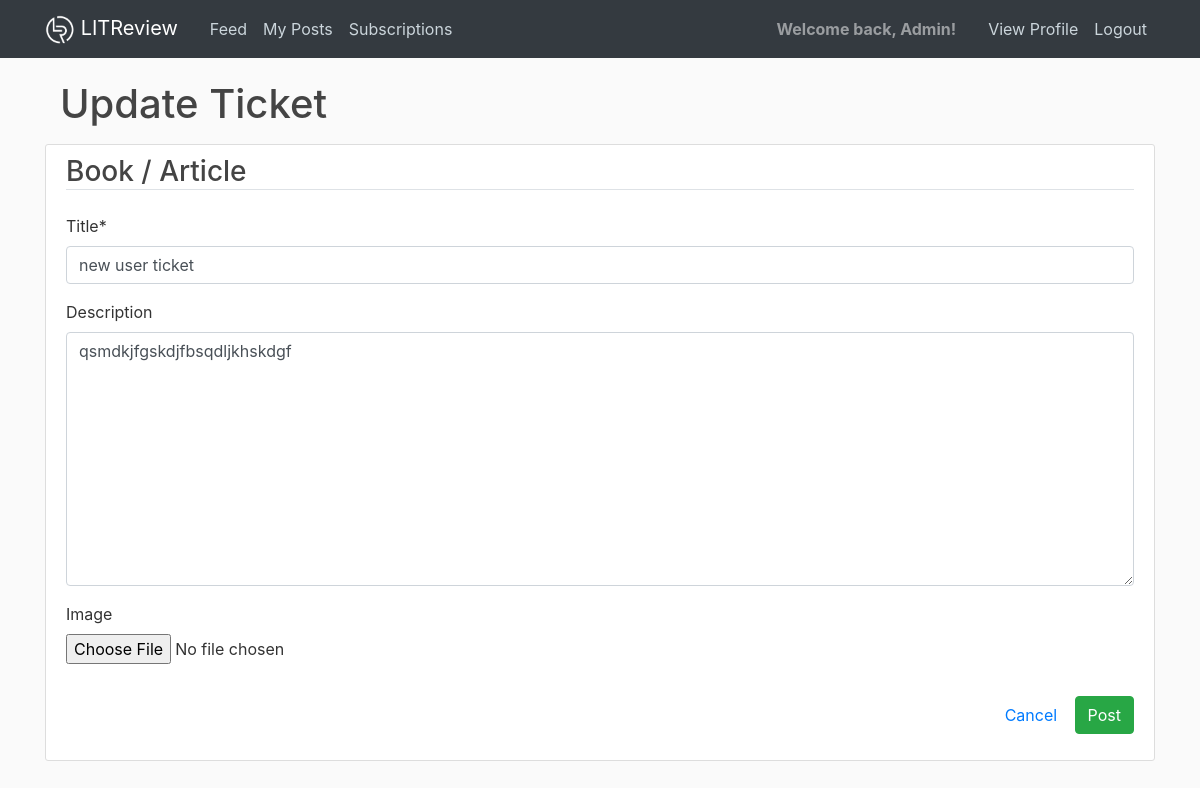
Page /ticket/4/update/ (signed in) on the earlier database version.
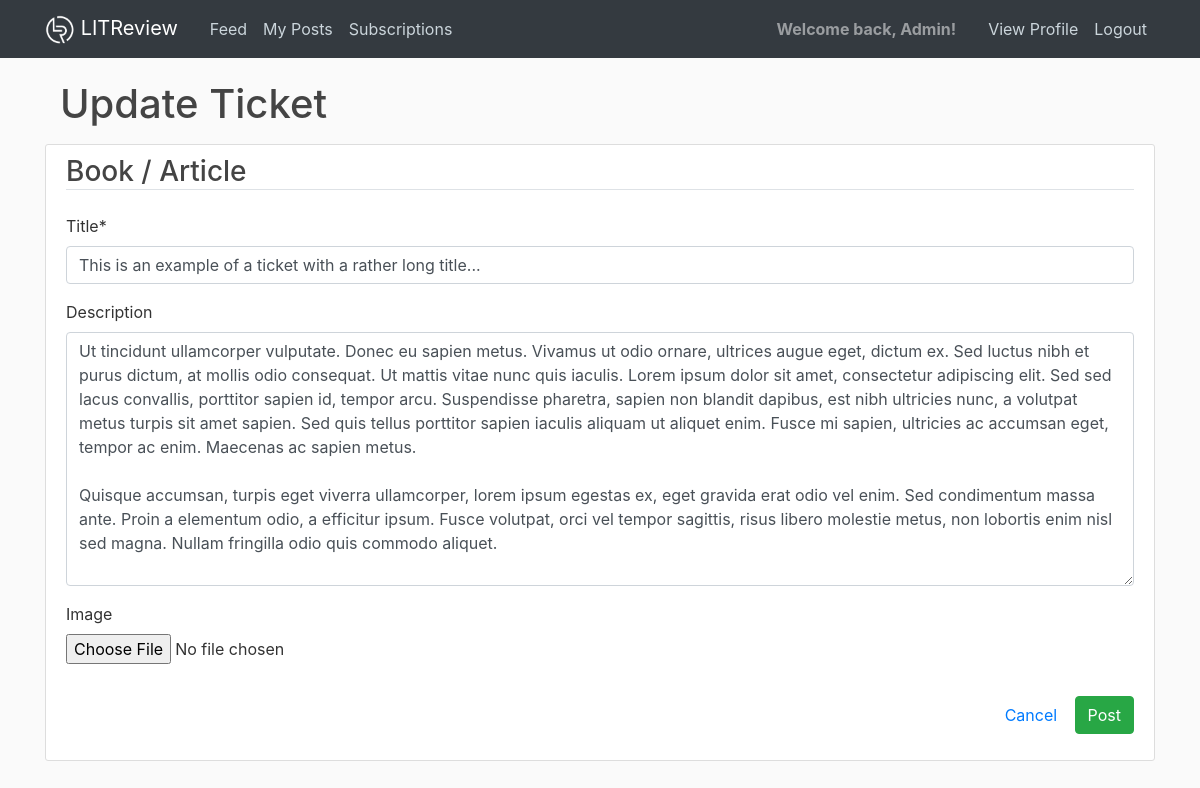
Same page on the later database version.
### reviews/models.py (models this page shows, shortened)
class Ticket(models.Model):
    title = models.CharField(max_length=128)
    description = models.TextField(max_length=2048, blank=True)
    user = models.ForeignKey(
        to=settings.AUTH_USER_MODEL, on_delete=models.CASCADE)
    time_created = models.DateTimeField(default=timezone.now)
    image = models.ImageField(blank=True, null=True, upload_to='reviews_img')
    if image:
        def save(self, *args, **kwargs):
            super().save()
            img = ImageOps.contain(
                Image.open(self.image.path),
                (200, 200),
                method=3
            )
            img.save(self.image.path)

### reviews/views.py (the view)
# urls.py: path('ticket/<int:pk>/update/', views.ticket_update, name='ticket-update'),
@login_required
def ticket_update(request, pk):
    ticket = Ticket.objects.get(id=pk)
    if request.method == 'POST':
        form = NewTicketForm(request.POST, request.FILES, instance=ticket)
        if form.is_valid():
            form.save()
            messages.success(request, f'Your ticket has been updated!')
            return redirect('reviews-feed')
    else:
        form = NewTicketForm(instance=ticket)
    context = {
        'form': form,
        'title': 'Update Ticket'
    }
    return render(request, 'reviews/ticket_form.html', context)

### reviews/forms.py
class NewTicketForm(forms.ModelForm):
    title = forms.CharField(
        label="Title",
        max_length=128,
        widget=forms.TextInput(),
        error_messages={'required': 'Please enter a title.'}
    )
    description = forms.CharField(
        label="Description",
        max_length=2048,
        widget=forms.Textarea(),
        required=False
    )
    image = forms.ImageField(
        label="Image",
        required=False
    )
    class Meta:
        model = Ticket
        fields = ['title', 'description', 'image']

### reviews/templates/reviews/ticket_form.html (shortened to what this page needs)
{% extends "reviews/_base.html" %}
{% load crispy_forms_tags %}
{% block content %}
<div class="container">
  <div class="mb-3">
    <h1 class="mb-0">{{ title }}</h1>
  </div>
</div>
<div class="content-section">
  <form method="POST" enctype='multipart/form-data'>
    <fieldset class="form-group">
      <h3 class="border-bottom mb-4">Book / Article</h3>
      {{ form|crispy }}
      <div class="float-right mt-3">
        <a class="btn btn-link" href="{% url 'reviews-feed' %}">Cancel</a>
        <button class="btn btn-success" type="submit">Post</button>
      </div>
    </fieldset>
  </form>
</div>
{% endblock content %}

Differences in the rows shown:
changed Ticket: title "new user ticket" → "This is an example of a ticket with a rather long title..."; description "qsmdkjfgskdjfbsqdljkhskdgf" → "Ut tincidunt ullamcorper vulputate. Donec eu sapien metus. Vivamus ut odio ornare, ultrices augue eget, dictum ex. Sed luctus nibh et purus dictum, at mollis odio consequat. Ut mattis vitae nunc quis iaculis. Lorem ipsum dolor sit amet, consectetur adipiscing elit. Sed sed lacus convallis, porttitor sapien id, tempor arcu. Suspendisse pharetra, sapien non blandit dapibus, est nibh ultricies nunc, a volutpat metus turpis sit amet sapien. Sed quis tellus porttitor sapien iaculis aliquam ut aliquet enim. Fusce mi sapien, ultricies ac accumsan eget, tempor ac enim. Maecenas ac sapien metus. Quisque accumsan, turpis eget viverra ullamcorper, lorem ipsum egestas ex, eget gravida erat odio vel…"
